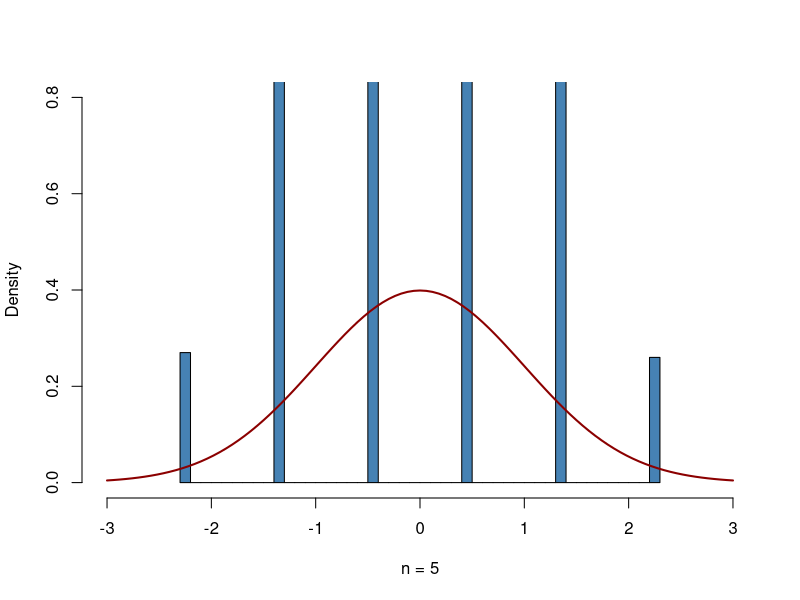
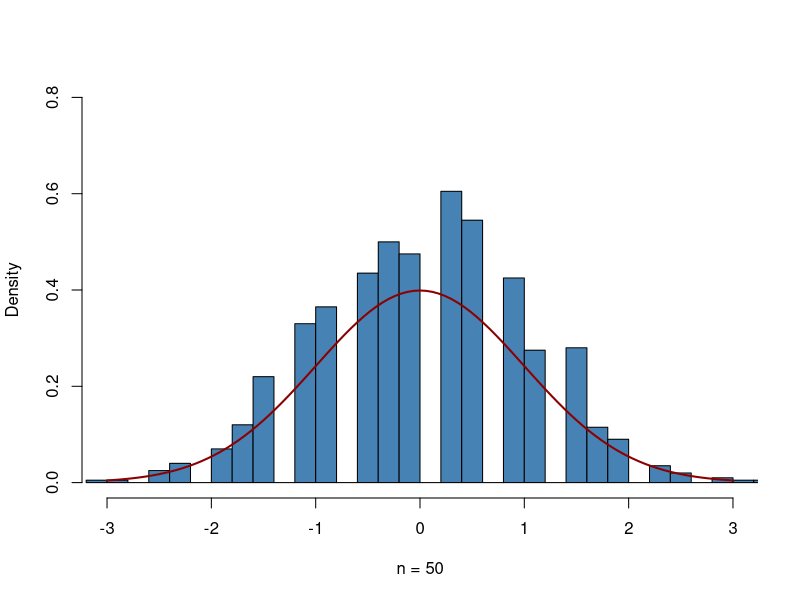
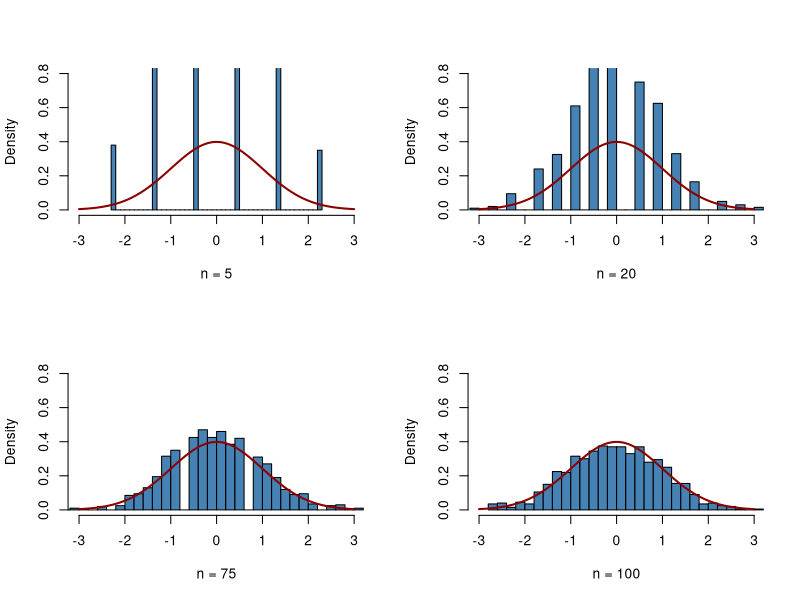

Here is the R script that generated these plots, in order:
# LMS Introduction to statistics & hypothesis testing
# Jesús Urtasun Elizari - LMS Bioinformatics
# November 2023

library("ggplot2")

# Chapter 2. The central limit theorem

# i) Small sample size .......................................................

# Sample size and number of repetitions
n = 5
reps <- 1000

# Initialize the vector of sample means and std sample means
sample_mean <- rep(0, reps)
std_sample_mean <- rep(0, reps)

# Loop over repetitions
for (i in 1:reps) {
      x <- rbinom(n, 1, 0.5)
      sample_mean[i] <- mean(x)
      std_sample_mean[i] <- sqrt(n) * (mean(x) - 0.5) / 0.5
}

# Histogram of mean values
hist(std_sample_mean,
     col = "steelblue",
     freq = FALSE,
     breaks = 40,
     xlim = c(-3, 3),
     ylim = c(0, 0.8),
     xlab = paste("n =", n),
     main = "")

# Overlay normal distribution N(0,1)
curve(dnorm(x),
      lwd = 2,
      col = "darkred",
      add = TRUE)

# ii) Large sample size .......................................................

# Sample size and number of repetitions
n = 50
reps <- 1000

# Initialize the vector of sample means and std sample means
sample_mean <- rep(0, reps)
std_sample_mean <- rep(0, reps)

# Loop over repetitions
for (i in 1:reps) {
      x <- rbinom(n, 1, 0.5)
      sample_mean[i] <- mean(x)
      std_sample_mean[i] <- sqrt(n) * (mean(x) - 0.5) / 0.5
}

# Histogram of mean values
hist(std_sample_mean,
     col = "steelblue",
     freq = FALSE,
     breaks = 40,
     xlim = c(-3, 3),
     ylim = c(0, 0.8),
     xlab = paste("n =", n),
     main = "")

# Overlay normal distribution N(0,1)
curve(dnorm(x),
      lwd = 2,
      col = "darkred",
      add = TRUE)

# iii) Iterate over sample sized ..............................................

# Set sample sizes
sample.sizes <- c(5, 20, 75, 100)

# Subdivide plot panel
par(mfrow = c(2, 2))

# Iterate over sample sizes
for (n in sample.sizes) {
      
      # Initialize the vector of sample means and std sample means
      sample_mean <- rep(0, reps)
      std_sample_mean <- rep(0, reps)
      
      # Loop over repetitions
      for (i in 1:reps) {
            x <- rbinom(n, 1, 0.5)
            sample_mean[i] <- mean(x)
            std_sample_mean[i] <- sqrt(n) * (mean(x) - 0.5) / 0.5
      }
      
      # Histogram of mean values
      hist(std_sample_mean,
           col = "steelblue",
           freq = FALSE,
           breaks = 40,
           xlim = c(-3, 3),
           ylim = c(0, 0.8),
           xlab = paste("n =", n),
           main = "")
      
      # Overlay normal distribution N(0,1)
      curve(dnorm(x),
            lwd = 2,
            col = "darkred",
            add = TRUE)

}
